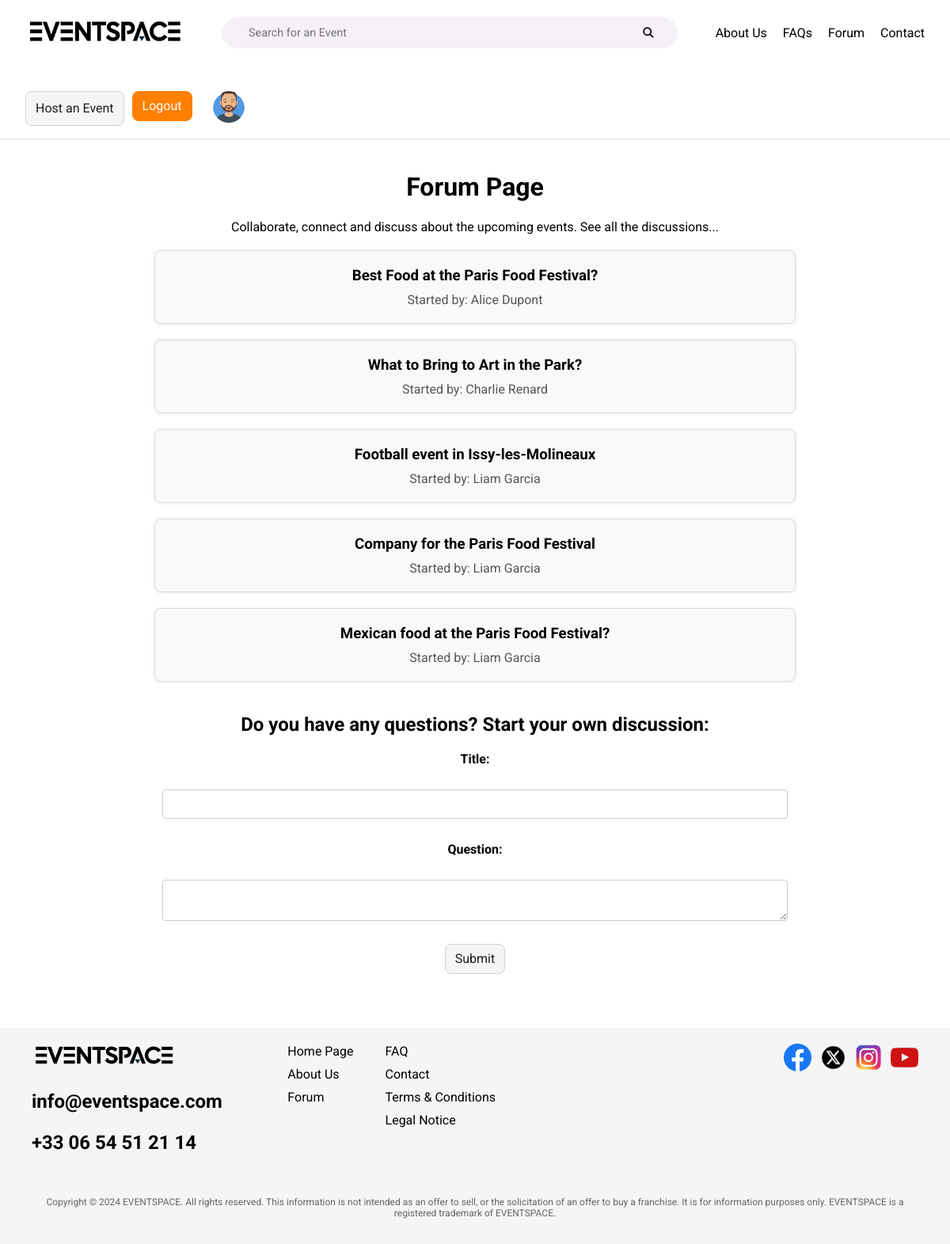
/server/pages/forum.php (signed in), run on the app's committed database.
### tables this page shows
CREATE TABLE `user` (
  `id` int(11) NOT NULL,
  `firstName` varchar(50) NOT NULL,
  `lastName` varchar(50) NOT NULL,
  `email` varchar(100) NOT NULL,
  `password` varchar(255) NOT NULL,
  `dateOfBirth` date DEFAULT NULL,
  `profilePicture` varchar(255) DEFAULT '../assets/users/generic-user.png',
  `accessRight` enum('admin','user') NOT NULL DEFAULT 'user'
);

CREATE TABLE `forumdiscussion` (
  `id` int(11) NOT NULL,
  `title` varchar(100) NOT NULL,
  `question` text NOT NULL,
  `idUser` int(11) DEFAULT NULL
);

### server/pages/forum.php (the view, shortened to what this page needs)
<?php
include '../db_connection.php';
$sql = "SELECT forumdiscussion.id, forumdiscussion.title, CONCAT(user.firstName, ' ', user.lastName) AS 'User'
        FROM forumdiscussion
        INNER JOIN user ON forumdiscussion.idUser = user.id";
$result = $conn->query($sql);
$discussions = [];
if ($result->num_rows > 0) {
    while ($row = $result->fetch_assoc()) {
        $discussions[] = $row;
    }
}
?>
<?php include_once '../components/header.php'; ?>
<main >
    <div class="forum-container">
        <h1 class="text-center">Forum Page</h1>
        <p class="text-center">Collaborate, connect and discuss about the upcoming events. See all the discussions...</p>
        <section class="discussions">
            <?php foreach ($discussions as $discussion): ?>
                <a href="discussion.php?id=<?php echo htmlspecialchars($discussion['id']); ?>" class="discussion-link">
                    <div class="discussion-item">
                        <h3><?php echo htmlspecialchars($discussion['title']); ?></h3>
                        <p>Started by: <?php echo htmlspecialchars($discussion['User']); ?></p>
                    </div>
                </a>
            <?php endforeach; ?>
        </section>
        <section class="add-discussion">
            <h2>Do you have any questions? Start your own discussion:</h2>
            <form method="POST" action="">
                <label for="title">Title:</label><br>
                <input type="text" id="title" name="title" required><br>
                <label for="question">Question:</label><br>
                <textarea id="question" name="question" required></textarea><br>
                <button class="btn" type="submit" name="new-discussion">Submit</button>
            </form>
        </section>
    </div>
</main>
<?php include_once '../components/footer.php'; ?>
</body>
</html>

### server/components/navbar.php (shortened to what this page needs)
<?php
include '../db_connection.php';
$profilePicture = 'default-profile.png';
if (isset($_SESSION['user_id'])) {
    $userId = $_SESSION['user_id'];
    $query = "SELECT profilePicture FROM user WHERE id = ?";
    $stmt = $conn->prepare($query);
    $stmt->bind_param("i", $userId);
    $stmt->execute();
    $result = $stmt->get_result();
    if ($result->num_rows > 0) {
        $user = $result->fetch_assoc();
        $profilePicture = htmlspecialchars($user['profilePicture']);
    }
}
?>
<!DOCTYPE html>
<html lang="en">
<head>
</head>
<body>
    <nav class="navbar">
        <a href="home.php" class="navbar-logo">
            <img src="../assets/logo-black.png" alt="Logo">
        </a>
        <form class="navbar-search" action="search.php" method="GET">
            <input type="text" name="search" placeholder="Search for an Event">
            <button type="submit" class="search-button">
                <i class="fa-solid fa-magnifying-glass"></i>
            </button>
        </form>
        <ul class="navbar-links">
            <li><a href="about.php">About Us</a></li>
            <li><a href="faq.php">FAQs</a></li>
            <li><a href="forum.php">Forum</a></li>
            <li><a href="contact.php">Contact</a></li>
        </ul>
        <div class="navbar-buttons">
            <button class="btn" onclick="window.location.href='host.php'">Host an Event</button>
            <?php if (isset($_SESSION['user_id'])): ?>
                <form action="logout.php" method="POST" style="display:inline;">
                    <button type="submit" class="btn btn-primary">Logout</button>
                </form>
            <?php else: ?>
                <button class="btn btn-primary" onclick="window.location.href='login.php'">Login</button>
            <?php endif; ?>
            <?php if (isset($_SESSION['user_id'])): ?>
                <a href="user-profile.php">
                    <img src="<?php echo "../assets/users/" .  $profilePicture; ?>" alt="Profile" class="nav-profile">
                </a>
            <?php endif; ?>
        </div>
    </nav>
</body>
</html>

### server/styles/common.css (style rules this page uses)
body { margin: 0; padding: 0; }
:root { --primary-color: #ff7f00; --primary-color-hover: #e67300; --primary-color-active: #cc6600; --border-color: #d3d3d3; --border-color-hover: #c6c6c6; --border-color-active: #8a8a8a; }
* { font-family: "Roboto", sans-serif; }
.btn { display: inline-block; font-weight: 400; color: #1e1e1e; background-color: #f5f5f5; border: 1px solid var(--border-color); padding: 0.375rem 0.75rem; font-size: 1rem; line-height: 1.5; border-radius: 0.5rem; text-align: center; text-decoration: none; text-wrap: none; white-space: nowrap; cursor: pointer; transition: color 0.15s ease-in-out, background-color 0.15s ease-in-out, border-color 0.15s ease-in-out, box-shadow 0.15s ease-in-out; }
.btn-primary { color: #fff; background-color: var(--primary-color); border-color: var(--primary-color); }
.nav-profile { width: 40px; height: 40px; border-radius: 50%; object-fit: cover; margin-left: 1em; }

### server/styles/forum.css (style rules this page uses)
.forum-container { text-align: center; width: 80%; margin: 0 auto; padding: 20px; background-color: #fff; border-radius: 8px; }
.discussions, .add-discussion { margin-top: 20px; text-align: center; }
.discussion-link { text-decoration: none; color: inherit; }
.discussion-item { margin-bottom: 20px; padding: 20px; background-color: #f9f9f9; border: 1px solid #ddd; border-radius: 8px; box-shadow: 0 0 5px rgba(0, 0, 0, 0.1); display: inline-block; width: 80%; transition: background-color 0.3s; }
.discussion-item h3 { margin: 0 0 10px; }
.discussion-item p { margin: 0; color: #555; }
.add-discussion form { display: flex; flex-direction: column; align-items: center; }
.add-discussion label { margin-bottom: 10px; font-weight: bold; }
.add-discussion input[type="text"], .add-discussion textarea { width: 80%; margin-bottom: 10px; padding: 10px; border: 1px solid #ccc; border-radius: 4px; resize: vertical; }

### server/styles/navbar.css (style rules this page uses)
.navbar { position: sticky; top: 0; z-index: 1000; display: flex; flex-wrap: wrap; align-items: center; justify-content: space-between; padding: 1em 2em; background-color: white; border-bottom: 1px solid #ddd; gap: 3em; }
.navbar-logo img { width: 200px; height: auto; }
.navbar-search { display: flex; align-items: center; background-color: #f5f1f7; border-radius: 20px; padding: 0.35em 1.5em; flex-grow: 1; }
.navbar-search input { flex-grow: 1; border: none; background: transparent; outline: none; padding: 5px 10px; font-size: 0.9rem; }
.navbar-search .search-button { background: transparent; border: none; cursor: pointer; }
.navbar-links { list-style: none; display: flex; gap: 20px; white-space: nowrap; padding-left: 0; }
.navbar-links li a { text-decoration: none; color: black; font-size: 1rem; }
.navbar-buttons { display: flex; gap: 10px; }

### data on the page
user: profilePicture (picture)
forumdiscussion: title "Best Food at the Paris Food Festival?", User "Alice Dupont"
forumdiscussion: title "What to Bring to Art in the Park?", User "Charlie Renard"
forumdiscussion: title "Football event in Issy-les-Molineaux", User "Liam Garcia"
forumdiscussion: title "Company for the Paris Food Festival", User "Liam Garcia"
forumdiscussion: title "Mexican food at the Paris Food Festival?", User "Liam Garcia"
